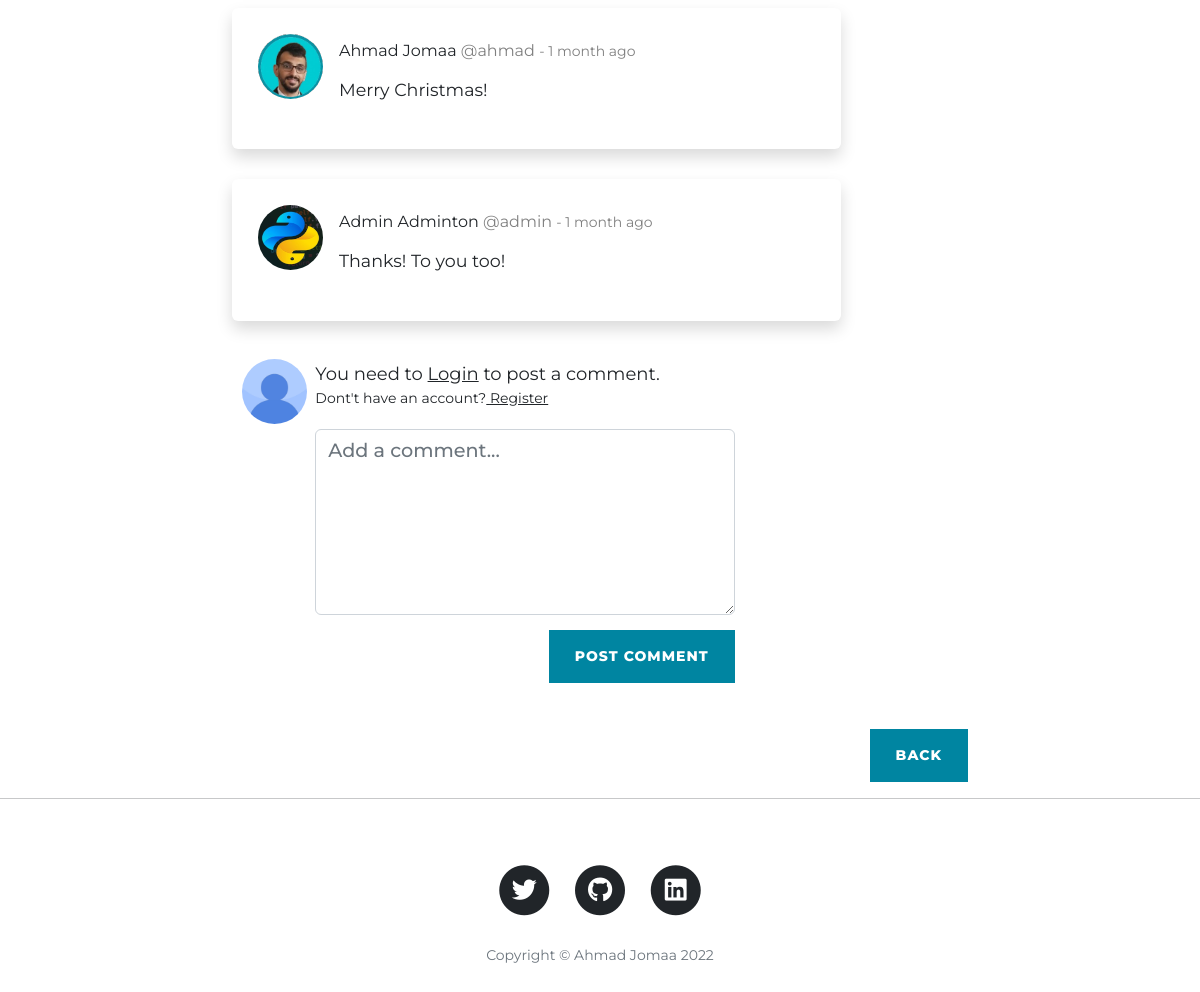
Page /blog/post/14/ (lower part) on the earlier database version.
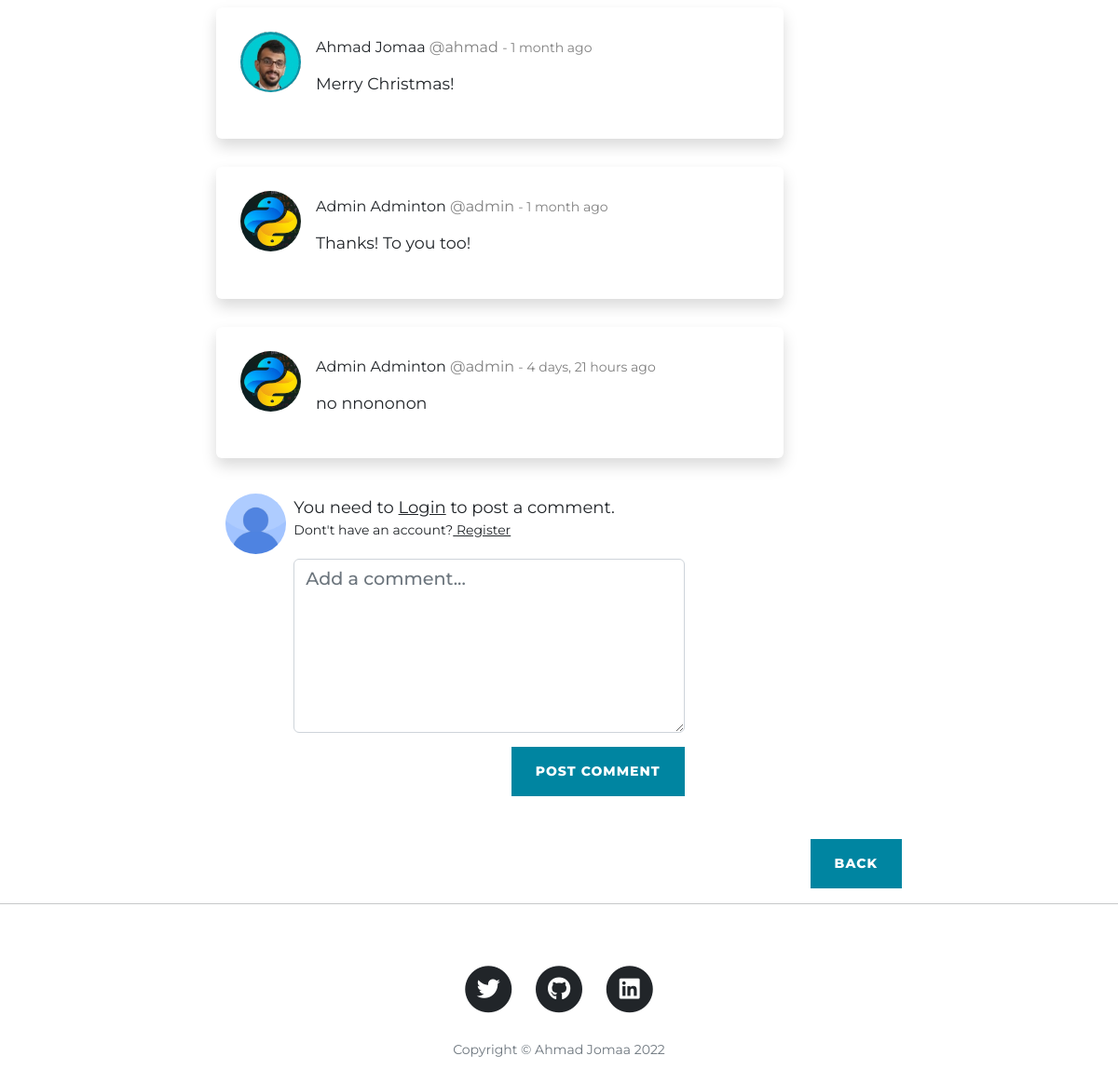
Same page on the later database version.
### blog/models.py (models this page shows, shortened)
class CommentPost(models.Model):
    post = models.ForeignKey(BlogPost, related_name="comments", on_delete=models.CASCADE)
    commentor = models.ForeignKey(User, related_name="commentor", on_delete=models.CASCADE)
    body = models.TextField(verbose_name="", blank=False, null=False)
    comment_date = models.DateTimeField(auto_now_add=True)
    class Meta:
        verbose_name_plural = "Comments"

class UserProfile(models.Model):
    user = models.OneToOneField(User, on_delete=models.CASCADE)
    bio = models.TextField(blank=True, null=True)
    pfp = models.ImageField(verbose_name='Profile Picture', blank=True, null=True, upload_to="images/profile")
    bg = models.ImageField(verbose_name='Background Image', blank=True, null=True, upload_to="images/background")
    following = models.ManyToManyField("self", related_name="followers", blank=True, symmetrical=False,)  # if symmetrical is True it means that both must follow each other, as in the case of "add friend"

### blog/views.py (the view, shortened to what this page needs)
# urls.py: path("post/<int:pk>/", PostView.as_view(), name="post_detail"),
class PostView(FormMixin, DetailView):
    template_name = "blog/post.html"
    model = BlogPost
    context_object_name = "post"
    form_class = CommentForm
    def get_context_data(self, **kwargs):
        context = super(PostView, self).get_context_data(**kwargs)
        likes = get_object_or_404(BlogPost, id=self.kwargs["pk"])
        total_likes = likes.total_likes()
        liked = False
        if likes.likes.filter(id=self.request.user.id).exists():
            liked = True
        context["total_likes"] = total_likes
        context["liked"] = liked
        context['form'] = CommentForm(initial={'post': self.object})
        return context
    def post(self, request, *args, **kwargs):
        self.object = self.get_object()
        form = self.get_form()
        if form.is_valid():
            return self.form_valid(form)
        else:
            return self.form_invalid(form)

### blog/forms.py (shortened to what this page needs)
class CommentForm(ModelForm):
    class Meta:
        model = CommentPost
        fields = ["body",]
        widgets = {
            "body": forms.Textarea(attrs={'class':'form-control', 'rows':6, "placeholder":"Add a comment..."}),
        }

### blog/context_processors.py (called while the page is built)
def add_variable_to_context(request):
    all_categories = {item[0]:item[1] for item in BlogPost.choices}
    return {"all_categories": all_categories}

### blog/models.py (called while the page is built)
    def total_likes(self):
        return self.likes.count()

### blog/templates/blog/post.html (shortened to what the changed rows need)
{% extends "blog/base.html" %}
{% load static %}
{% block content %}
<article>
    <div class="container">
        <div class="row">
            <div class="col-lg-8 col-md-10 mx-auto">
                <div class="form-group">
                    {% if not post.comments.all %}
                        <p style="font-size:18px; margin-top:0px; margin-bottom:40px;">No comments yet. Be the first to comment!</p>
                    {% else %}
                        {% for comment in post.comments.all %}
                            <div class="row">
                                <div class="col-10">
                                    <div class="form-group shadow p-3 mb-0 bg-body rounded">
                                        <div class="d-flex flex-start">
                                            {% if comment.commentor.userprofile.pfp %}
                                                <a href="{% url 'blog:user_posts' comment.commentor.username %}">
                                                    <img class="rounded-circle shadow-1-strong me-3" style="margin:10px" src="{{comment.commentor.userprofile.pfp.url}}" alt="avatar" width="65" height="65" />
                                                </a>
                                            {% else %}
                                                <img class="rounded-circle shadow-1-strong me-3" style="margin:10px" src="{% static 'images/default_img.jpg' %}" alt="avatar" width="65" height="65" />
                                            {% endif %}
                                            <div class="flex-grow-1 flex-shrink-1">
                                                <div>
                                                    <div class="d-flex justify-content-between align-items-center">
                                                        <p class="mb-1" style="margin:15px 0px 0px; font-size:16px;">
                                                        {{comment.commentor.first_name|title }} {{comment.commentor.last_name|title }}
                                                        <a href="{% url 'blog:user_posts' comment.commentor.username %}" style="text-decoration:none; color:grey;"> @{{comment.commentor.username}}</a>
                                                        <span class="small" style="color:grey; font-size:10;">- {{comment.comment_date|timesince }} ago</span>
                                                        </p>
                                                    </div>
                                                    <p class="small mb-0" style="margin-top:10px; margin-right:100px; margin-bottom:10px">
                                                        {{comment.body|safe}}
                                                    </p>
                                                    <br style="line-height: 0px" />
                                                </div>
                                            </div>
                                        </div>
                                    </div>
                                </div>
                            </div>
                            <br style="line-height: 0px" />
                        {% endfor %}
                    {% endif %}
                </div>
            </div>
        </div>
    </div>
</article>
{% endblock %}

Differences in the rows shown:
added CommentPost: commentor.userprofile.pfp (picture), commentor.first_name "Admin", commentor.last_name "Adminton", commentor.username "admin", comment_date "4 days, 21 hours", body "no nnononon"
